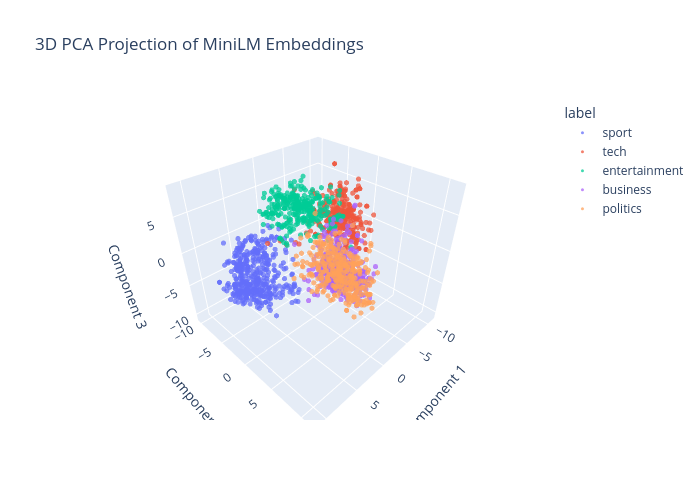
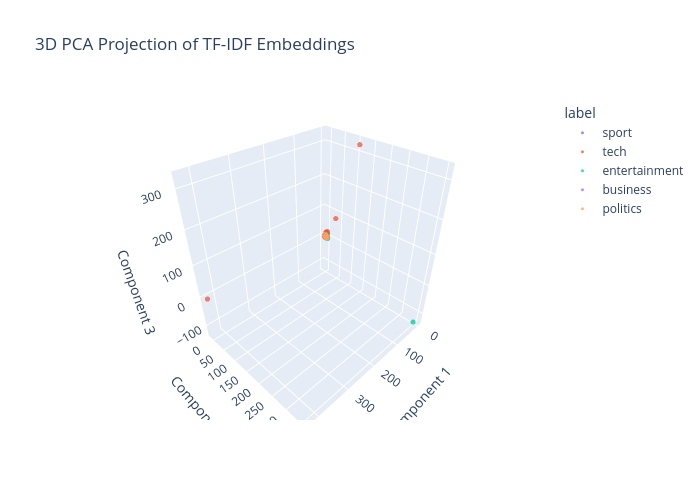

Here is the notebook cell these charts were saved with, in order:
### Code cell
pca_3d_embeddings = PCA(n_components=3).fit_transform(evaluator_embeddings.X_train)
plot_3d_interactive(pca_3d_embeddings, np.array(evaluator_embeddings.y_train), title='3D PCA Projection of MiniLM Embeddings')
pca_3d_tfidf = PCA(n_components=3).fit_transform(evaluator_tfidf.X_train)
plot_3d_interactive(pca_3d_tfidf, np.array(evaluator_tfidf.y_train), title='3D PCA Projection of TF-IDF Embeddings')

### Figure 1 — Plotly figure (JSON) as saved in the notebook; plotly's stock layout.template omitted (floating-point values rounded to 4 significant figures; data arrays with more than 128 entries replaced by an {"elided": "..."} marker saying what was removed)
{"data": [{"hovertemplate": "label=sport<br>x=%{x}<br>y=%{y}<br>z=%{z}<extra></extra>", "legendgroup": "sport", "marker": {"color": "#636efa", "opacity": 0.75, "size": 3, "symbol": "circle"}, "mode": "markers", "name": "sport", "scene": "scene", "showlegend": true, "type": "scatter3d", "x": {"elided": "409 float values"}, "y": {"elided": "409 float values"}, "z": {"elided": "409 float values"}}, {"hovertemplate": "label=tech<br>x=%{x}<br>y=%{y}<br>z=%{z}<extra></extra>", "legendgroup": "tech", "marker": {"color": "#EF553B", "opacity": 0.75, "size": 3, "symbol": "circle"}, "mode": "markers", "name": "tech", "scene": "scene", "showlegend": true, "type": "scatter3d", "x": {"elided": "321 float values"}, "y": {"elided": "321 float values"}, "z": {"elided": "321 float values"}}, {"hovertemplate": "label=entertainment<br>x=%{x}<br>y=%{y}<br>z=%{z}<extra></extra>", "legendgroup": "entertainment", "marker": {"color": "#00cc96", "opacity": 0.75, "size": 3, "symbol": "circle"}, "mode": "markers", "name": "entertainment", "scene": "scene", "showlegend": true, "type": "scatter3d", "x": {"elided": "314 float values"}, "y": {"elided": "314 float values"}, "z": {"elided": "314 float values"}}, {"hovertemplate": "label=business<br>x=%{x}<br>y=%{y}<br>z=%{z}<extra></extra>", "legendgroup": "business", "marker": {"color": "#ab63fa", "opacity": 0.75, "size": 3, "symbol": "circle"}, "mode": "markers", "name": "business", "scene": "scene", "showlegend": true, "type": "scatter3d", "x": {"elided": "395 float values"}, "y": {"elided": "395 float values"}, "z": {"elided": "395 float values"}}, {"hovertemplate": "label=politics<br>x=%{x}<br>y=%{y}<br>z=%{z}<extra></extra>", "legendgroup": "politics", "marker": {"color": "#FFA15A", "opacity": 0.75, "size": 3, "symbol": "circle"}, "mode": "markers", "name": "politics", "scene": "scene", "showlegend": true, "type": "scatter3d", "x": {"elided": "341 float values"}, "y": {"elided": "341 float values"}, "z": {"elided": "341 float values"}}], "layout": {"height": 500, "legend": {"title": {"text": "label"}, "tracegroupgap": 0}, "scene": {"domain": {"x": [0, 1], "y": [0, 1]}, "xaxis": {"title": {"text": "Component 1"}}, "yaxis": {"title": {"text": "Component 2"}}, "zaxis": {"title": {"text": "Component 3"}}}, "title": {"text": "3D PCA Projection of MiniLM Embeddings"}, "width": 700}}

### Figure 2 — Plotly figure (JSON) as saved in the notebook; plotly's stock layout.template omitted (floating-point values rounded to 4 significant figures; data arrays with more than 128 entries replaced by an {"elided": "..."} marker saying what was removed)
{"data": [{"hovertemplate": "label=sport<br>x=%{x}<br>y=%{y}<br>z=%{z}<extra></extra>", "legendgroup": "sport", "marker": {"color": "#636efa", "opacity": 0.75, "size": 3, "symbol": "circle"}, "mode": "markers", "name": "sport", "scene": "scene", "showlegend": true, "type": "scatter3d", "x": {"elided": "409 float values"}, "y": {"elided": "409 float values"}, "z": {"elided": "409 float values"}}, {"hovertemplate": "label=tech<br>x=%{x}<br>y=%{y}<br>z=%{z}<extra></extra>", "legendgroup": "tech", "marker": {"color": "#EF553B", "opacity": 0.75, "size": 3, "symbol": "circle"}, "mode": "markers", "name": "tech", "scene": "scene", "showlegend": true, "type": "scatter3d", "x": {"elided": "321 float values"}, "y": {"elided": "321 float values"}, "z": {"elided": "321 float values"}}, {"hovertemplate": "label=entertainment<br>x=%{x}<br>y=%{y}<br>z=%{z}<extra></extra>", "legendgroup": "entertainment", "marker": {"color": "#00cc96", "opacity": 0.75, "size": 3, "symbol": "circle"}, "mode": "markers", "name": "entertainment", "scene": "scene", "showlegend": true, "type": "scatter3d", "x": {"elided": "314 float values"}, "y": {"elided": "314 float values"}, "z": {"elided": "314 float values"}}, {"hovertemplate": "label=business<br>x=%{x}<br>y=%{y}<br>z=%{z}<extra></extra>", "legendgroup": "business", "marker": {"color": "#ab63fa", "opacity": 0.75, "size": 3, "symbol": "circle"}, "mode": "markers", "name": "business", "scene": "scene", "showlegend": true, "type": "scatter3d", "x": {"elided": "395 float values"}, "y": {"elided": "395 float values"}, "z": {"elided": "395 float values"}}, {"hovertemplate": "label=politics<br>x=%{x}<br>y=%{y}<br>z=%{z}<extra></extra>", "legendgroup": "politics", "marker": {"color": "#FFA15A", "opacity": 0.75, "size": 3, "symbol": "circle"}, "mode": "markers", "name": "politics", "scene": "scene", "showlegend": true, "type": "scatter3d", "x": {"elided": "341 float values"}, "y": {"elided": "341 float values"}, "z": {"elided": "341 float values"}}], "layout": {"height": 500, "legend": {"title": {"text": "label"}, "tracegroupgap": 0}, "scene": {"domain": {"x": [0, 1], "y": [0, 1]}, "xaxis": {"title": {"text": "Component 1"}}, "yaxis": {"title": {"text": "Component 2"}}, "zaxis": {"title": {"text": "Component 3"}}}, "title": {"text": "3D PCA Projection of TF-IDF Embeddings"}, "width": 700}}
